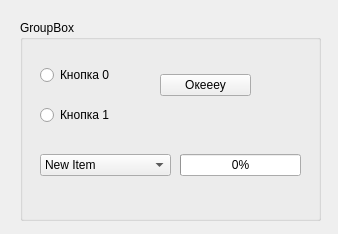
<?xml version="1.0" encoding="UTF-8"?>
<ui version="4.0">
 <class>Form</class>
 <widget class="QWidget" name="Form">
  <property name="geometry">
   <rect>
    <x>0</x>
    <y>0</y>
    <width>338</width>
    <height>234</height>
   </rect>
  </property>
  <property name="windowTitle">
   <string>Form</string>
  </property>
  <widget class="QGroupBox" name="groupBox">
   <property name="geometry">
    <rect>
     <x>20</x>
     <y>20</y>
     <width>301</width>
     <height>201</height>
    </rect>
   </property>
   <property name="title">
    <string>GroupBox</string>
   </property>
   <widget class="QWidget" name="gridLayoutWidget">
    <property name="geometry">
     <rect>
      <x>20</x>
      <y>40</y>
      <width>111</width>
      <height>31</height>
     </rect>
    </property>
    <layout class="QGridLayout" name="gridLayout">
     <item row="0" column="0">
      <widget class="QRadioButton" name="radioButton">
       <property name="text">
        <string>Кнопка 0</string>
       </property>
      </widget>
     </item>
    </layout>
   </widget>
   <widget class="QWidget" name="gridLayoutWidget_2">
    <property name="geometry">
     <rect>
      <x>20</x>
      <y>120</y>
      <width>131</width>
      <height>51</height>
     </rect>
    </property>
    <layout class="QGridLayout" name="gridLayout_2">
     <item row="0" column="0">
      <widget class="QComboBox" name="comboBox">
       <property name="editable">
        <bool>false</bool>
       </property>
       <property name="currentIndex">
        <number>0</number>
       </property>
       <property name="maxVisibleItems">
        <number>5</number>
       </property>
       <property name="modelColumn">
        <number>0</number>
       </property>
       <item>
        <property name="text">
         <string>New Item</string>
        </property>
       </item>
       <item>
        <property name="text">
         <string>New Item</string>
        </property>
       </item>
       <item>
        <property name="text">
         <string>New Item</string>
        </property>
       </item>
       <item>
        <property name="text">
         <string>New Item</string>
        </property>
       </item>
       <item>
        <property name="text">
         <string>New Item</string>
        </property>
       </item>
       <item>
        <property name="text">
         <string>New Item</string>
        </property>
       </item>
       <item>
        <property name="text">
         <string>New Item</string>
        </property>
       </item>
       <item>
        <property name="text">
         <string>New Item</string>
        </property>
       </item>
      </widget>
     </item>
    </layout>
   </widget>
   <widget class="QWidget" name="gridLayoutWidget_3">
    <property name="geometry">
     <rect>
      <x>140</x>
      <y>40</y>
      <width>91</width>
      <height>51</height>
     </rect>
    </property>
    <layout class="QGridLayout" name="gridLayout_3">
     <item row="0" column="0">
      <widget class="QPushButton" name="pushButton">
       <property name="text">
        <string>Океееу</string>
       </property>
      </widget>
     </item>
    </layout>
   </widget>
   <widget class="QWidget" name="gridLayoutWidget_4">
    <property name="geometry">
     <rect>
      <x>160</x>
      <y>120</y>
      <width>121</width>
      <height>51</height>
     </rect>
    </property>
    <layout class="QGridLayout" name="gridLayout_4">
     <item row="0" column="0">
      <widget class="QProgressBar" name="progressBar">
       <property name="maximum">
        <number>10</number>
       </property>
       <property name="value">
        <number>0</number>
       </property>
      </widget>
     </item>
    </layout>
   </widget>
   <widget class="QWidget" name="gridLayoutWidget_5">
    <property name="geometry">
     <rect>
      <x>20</x>
      <y>80</y>
      <width>111</width>
      <height>31</height>
     </rect>
    </property>
    <layout class="QGridLayout" name="gridLayout_5">
     <item row="0" column="0">
      <widget class="QRadioButton" name="radioButton_3">
       <property name="text">
        <string>Кнопка 1</string>
       </property>
      </widget>
     </item>
    </layout>
   </widget>
  </widget>
 </widget>
 <resources/>
 <connections/>
</ui>
